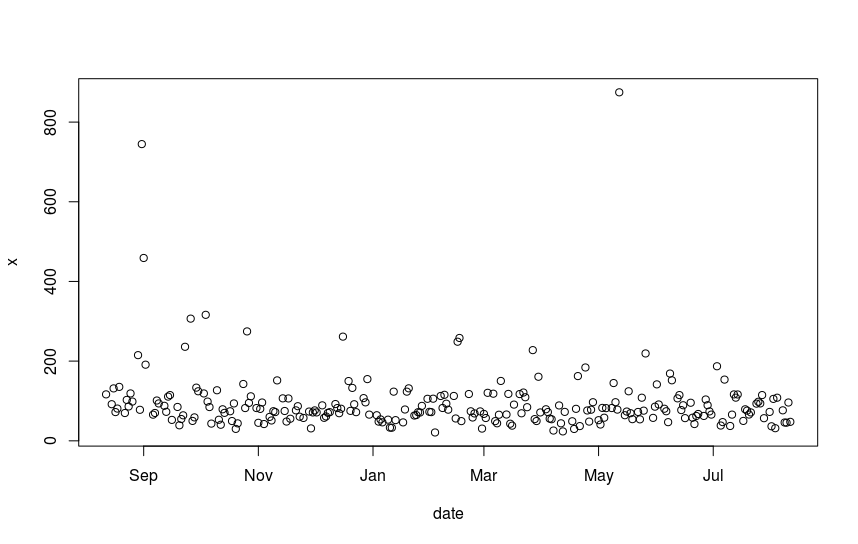

Generate this figure with R:
options(java.parameters = "- Xmx1024m")
sourceDir <- getSrcDirectory(function(dummy) {dummy})
setwd(sourceDir)
if((any(grepl("xlsx",installed.packages())))==FALSE)
  install.packages("xlsx")

library(rJava)
library(xlsxjars)
library(xlsx)
data<- read.xlsx("STOCKS.xlsx",sheetIndex = 1,colIndex = c(match('A',LETTERS),match('C',LETTERS)))
data_store<-data
data<-data_store
data<-data[complete.cases(data),]
check<-data[,sapply(data,is.numeric)]
data<-aggregate(check,list(date=data$Date),mean)

plot(data)

AR_Model<-ar(data,method="yule-walker")
print(AR_Model)
